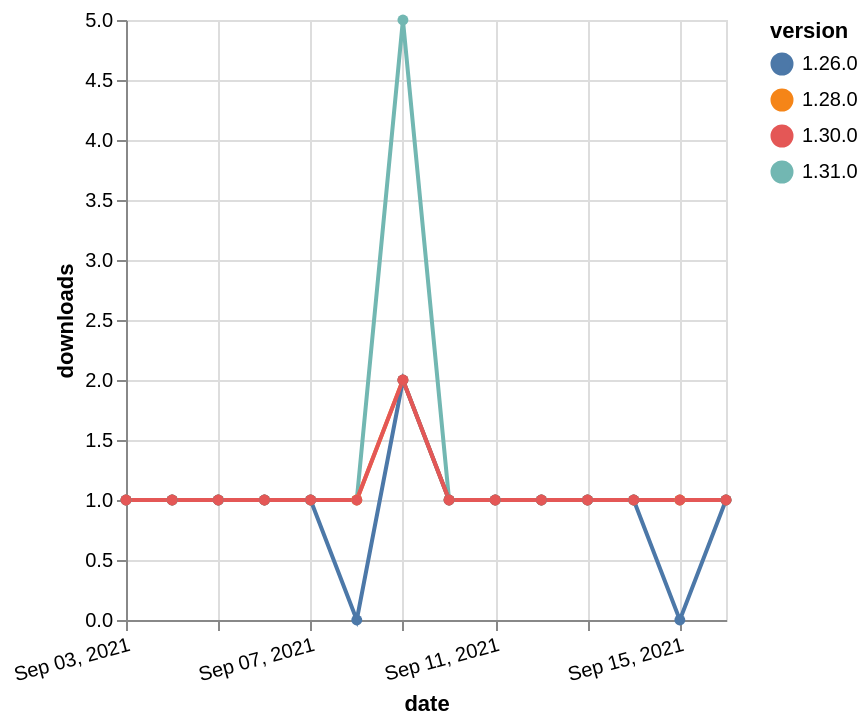

Vega-Lite specification for this chart:
### Vega-Lite specification from a JSON file in a GitHub repository (floating-point values rounded to 4 significant figures)
{"$schema": "https://vega.github.io/schema/vega-lite/v5.json", "description": "A simple bar chart with embedded data.", "data": {"values": [{"date": "2021-09-03", "total": 199, "delta": 1, "version": "1.31.0"}, {"date": "2021-09-04", "total": 200, "delta": 1, "version": "1.31.0"}, {"date": "2021-09-05", "total": 201, "delta": 1, "version": "1.31.0"}, {"date": "2021-09-06", "total": 202, "delta": 1, "version": "1.31.0"}, {"date": "2021-09-07", "total": 203, "delta": 1, "version": "1.31.0"}, {"date": "2021-09-08", "total": 204, "delta": 1, "version": "1.31.0"}, {"date": "2021-09-09", "total": 209, "delta": 5, "version": "1.31.0"}, {"date": "2021-09-10", "total": 210, "delta": 1, "version": "1.31.0"}, {"date": "2021-09-11", "total": 211, "delta": 1, "version": "1.31.0"}, {"date": "2021-09-12", "total": 212, "delta": 1, "version": "1.31.0"}, {"date": "2021-09-13", "total": 213, "delta": 1, "version": "1.31.0"}, {"date": "2021-09-14", "total": 214, "delta": 1, "version": "1.31.0"}, {"date": "2021-09-15", "total": 215, "delta": 1, "version": "1.31.0"}, {"date": "2021-09-16", "total": 216, "delta": 1, "version": "1.31.0"}, {"date": "2021-09-03", "total": 192, "delta": 1, "version": "1.28.0"}, {"date": "2021-09-04", "total": 193, "delta": 1, "version": "1.28.0"}, {"date": "2021-09-05", "total": 194, "delta": 1, "version": "1.28.0"}, {"date": "2021-09-06", "total": 195, "delta": 1, "version": "1.28.0"}, {"date": "2021-09-07", "total": 196, "delta": 1, "version": "1.28.0"}, {"date": "2021-09-08", "total": 197, "delta": 1, "version": "1.28.0"}, {"date": "2021-09-09", "total": 199, "delta": 2, "version": "1.28.0"}, {"date": "2021-09-10", "total": 200, "delta": 1, "version": "1.28.0"}, {"date": "2021-09-11", "total": 201, "delta": 1, "version": "1.28.0"}, {"date": "2021-09-12", "total": 202, "delta": 1, "version": "1.28.0"}, {"date": "2021-09-13", "total": 203, "delta": 1, "version": "1.28.0"}, {"date": "2021-09-14", "total": 204, "delta": 1, "version": "1.28.0"}, {"date": "2021-09-15", "total": 205, "delta": 1, "version": "1.28.0"}, {"date": "2021-09-16", "total": 206, "delta": 1, "version": "1.28.0"}, {"date": "2021-09-03", "total": 193, "delta": 1, "version": "1.26.0"}, {"date": "2021-09-04", "total": 194, "delta": 1, "version": "1.26.0"}, {"date": "2021-09-05", "total": 195, "delta": 1, "version": "1.26.0"}, {"date": "2021-09-06", "total": 196, "delta": 1, "version": "1.26.0"}, {"date": "2021-09-07", "total": 197, "delta": 1, "version": "1.26.0"}, {"date": "2021-09-08", "total": 197, "delta": 0, "version": "1.26.0"}, {"date": "2021-09-09", "total": 199, "delta": 2, "version": "1.26.0"}, {"date": "2021-09-10", "total": 200, "delta": 1, "version": "1.26.0"}, {"date": "2021-09-11", "total": 201, "delta": 1, "version": "1.26.0"}, {"date": "2021-09-12", "total": 202, "delta": 1, "version": "1.26.0"}, {"date": "2021-09-13", "total": 203, "delta": 1, "version": "1.26.0"}, {"date": "2021-09-14", "total": 204, "delta": 1, "version": "1.26.0"}, {"date": "2021-09-15", "total": 204, "delta": 0, "version": "1.26.0"}, {"date": "2021-09-16", "total": 205, "delta": 1, "version": "1.26.0"}, {"date": "2021-09-03", "total": 165, "delta": 1, "version": "1.30.0"}, {"date": "2021-09-04", "total": 166, "delta": 1, "version": "1.30.0"}, {"date": "2021-09-05", "total": 167, "delta": 1, "version": "1.30.0"}, {"date": "2021-09-06", "total": 168, "delta": 1, "version": "1.30.0"}, {"date": "2021-09-07", "total": 169, "delta": 1, "version": "1.30.0"}, {"date": "2021-09-08", "total": 170, "delta": 1, "version": "1.30.0"}, {"date": "2021-09-09", "total": 172, "delta": 2, "version": "1.30.0"}, {"date": "2021-09-10", "total": 173, "delta": 1, "version": "1.30.0"}, {"date": "2021-09-11", "total": 174, "delta": 1, "version": "1.30.0"}, {"date": "2021-09-12", "total": 175, "delta": 1, "version": "1.30.0"}, {"date": "2021-09-13", "total": 176, "delta": 1, "version": "1.30.0"}, {"date": "2021-09-14", "total": 177, "delta": 1, "version": "1.30.0"}, {"date": "2021-09-15", "total": 178, "delta": 1, "version": "1.30.0"}, {"date": "2021-09-16", "total": 179, "delta": 1, "version": "1.30.0"}]}, "width": "container", "mark": {"type": "line", "point": {"filled": true}}, "encoding": {"x": {"field": "date", "type": "temporal", "timeUnit": "yearmonthdate", "title": "date", "axis": {"labelAngle": -15}}, "y": {"field": "delta", "type": "quantitative", "title": "downloads"}, "color": {"field": "version", "type": "nominal"}, "tooltip": {"field": "delta"}}}
